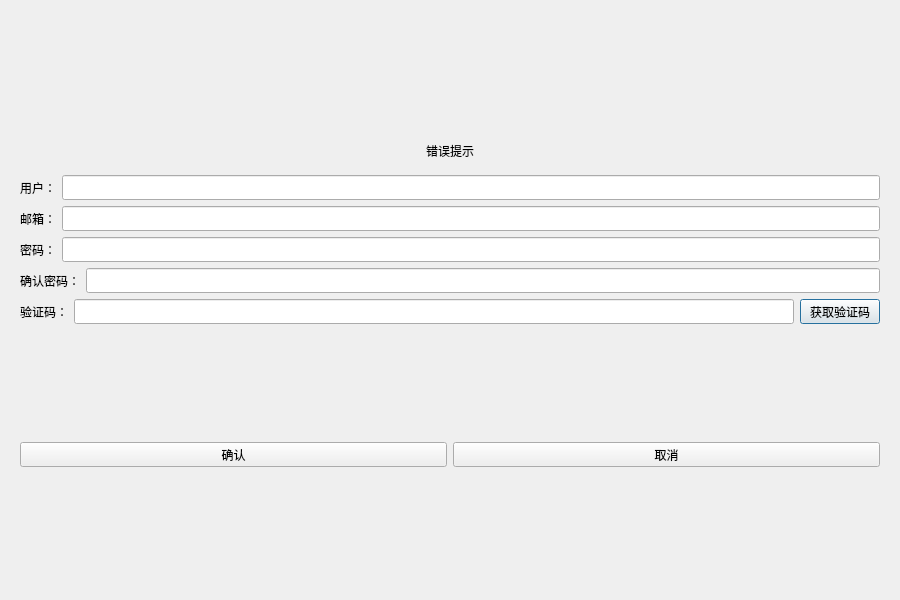
<?xml version="1.0" encoding="UTF-8"?>
<ui version="4.0">
 <class>RegisterDialog</class>
 <widget class="QDialog" name="RegisterDialog">
  <property name="geometry">
   <rect>
    <x>0</x>
    <y>0</y>
    <width>900</width>
    <height>600</height>
   </rect>
  </property>
  <property name="minimumSize">
   <size>
    <width>900</width>
    <height>600</height>
   </size>
  </property>
  <property name="maximumSize">
   <size>
    <width>900</width>
    <height>600</height>
   </size>
  </property>
  <property name="windowTitle">
   <string>RegisterDialog</string>
  </property>
  <layout class="QGridLayout" name="gridLayout">
   <item row="0" column="0">
    <layout class="QVBoxLayout" name="verticalLayout">
     <item>
      <widget class="QStackedWidget" name="stackedWidget">
       <property name="currentIndex">
        <number>0</number>
       </property>
       <widget class="QWidget" name="page">
        <layout class="QVBoxLayout" name="verticalLayout_2">
         <item>
          <spacer name="verticalSpacer">
           <property name="orientation">
            <enum>Qt::Vertical</enum>
           </property>
           <property name="sizeHint" stdset="0">
            <size>
             <width>20</width>
             <height>40</height>
            </size>
           </property>
          </spacer>
         </item>
         <item>
          <widget class="QWidget" name="widget" native="true">
           <layout class="QVBoxLayout" name="verticalLayout_3">
            <item>
             <widget class="QLabel" name="err_tip">
              <property name="text">
               <string>错误提示</string>
              </property>
              <property name="alignment">
               <set>Qt::AlignCenter</set>
              </property>
             </widget>
            </item>
           </layout>
          </widget>
         </item>
         <item>
          <layout class="QHBoxLayout" name="horizontalLayout">
           <item>
            <widget class="QLabel" name="user_label">
             <property name="text">
              <string>用户：</string>
             </property>
            </widget>
           </item>
           <item>
            <widget class="QLineEdit" name="user_Edit">
             <property name="minimumSize">
              <size>
               <width>0</width>
               <height>25</height>
              </size>
             </property>
             <property name="maximumSize">
              <size>
               <width>16777215</width>
               <height>25</height>
              </size>
             </property>
            </widget>
           </item>
          </layout>
         </item>
         <item>
          <layout class="QHBoxLayout" name="horizontalLayout_2">
           <item>
            <widget class="QLabel" name="email_label">
             <property name="text">
              <string>邮箱：</string>
             </property>
            </widget>
           </item>
           <item>
            <widget class="QLineEdit" name="email_Edit">
             <property name="minimumSize">
              <size>
               <width>0</width>
               <height>25</height>
              </size>
             </property>
             <property name="maximumSize">
              <size>
               <width>16777215</width>
               <height>25</height>
              </size>
             </property>
            </widget>
           </item>
          </layout>
         </item>
         <item>
          <layout class="QHBoxLayout" name="horizontalLayout_3">
           <item>
            <widget class="QLabel" name="pass_label">
             <property name="text">
              <string>密码：</string>
             </property>
            </widget>
           </item>
           <item>
            <widget class="QLineEdit" name="pass_Edit">
             <property name="minimumSize">
              <size>
               <width>0</width>
               <height>25</height>
              </size>
             </property>
             <property name="maximumSize">
              <size>
               <width>16777215</width>
               <height>25</height>
              </size>
             </property>
            </widget>
           </item>
          </layout>
         </item>
         <item>
          <layout class="QHBoxLayout" name="horizontalLayout_4">
           <item>
            <widget class="QLabel" name="label">
             <property name="text">
              <string>确认密码：</string>
             </property>
            </widget>
           </item>
           <item>
            <widget class="QLineEdit" name="confirm_Edit">
             <property name="minimumSize">
              <size>
               <width>0</width>
               <height>25</height>
              </size>
             </property>
             <property name="maximumSize">
              <size>
               <width>16777215</width>
               <height>25</height>
              </size>
             </property>
            </widget>
           </item>
          </layout>
         </item>
         <item>
          <layout class="QHBoxLayout" name="horizontalLayout_5">
           <item>
            <widget class="QLabel" name="varify_label">
             <property name="text">
              <string>验证码：</string>
             </property>
            </widget>
           </item>
           <item>
            <widget class="QLineEdit" name="varify_Edit">
             <property name="minimumSize">
              <size>
               <width>0</width>
               <height>25</height>
              </size>
             </property>
             <property name="maximumSize">
              <size>
               <width>16777215</width>
               <height>25</height>
              </size>
             </property>
            </widget>
           </item>
           <item>
            <widget class="QPushButton" name="get_code">
             <property name="minimumSize">
              <size>
               <width>0</width>
               <height>25</height>
              </size>
             </property>
             <property name="maximumSize">
              <size>
               <width>16777215</width>
               <height>25</height>
              </size>
             </property>
             <property name="text">
              <string>获取验证码</string>
             </property>
            </widget>
           </item>
          </layout>
         </item>
         <item>
          <spacer name="verticalSpacer_2">
           <property name="orientation">
            <enum>Qt::Vertical</enum>
           </property>
           <property name="sizeHint" stdset="0">
            <size>
             <width>20</width>
             <height>40</height>
            </size>
           </property>
          </spacer>
         </item>
         <item>
          <layout class="QHBoxLayout" name="horizontalLayout_6">
           <item>
            <widget class="QPushButton" name="confirm_btn">
             <property name="minimumSize">
              <size>
               <width>0</width>
               <height>25</height>
              </size>
             </property>
             <property name="maximumSize">
              <size>
               <width>16777215</width>
               <height>25</height>
              </size>
             </property>
             <property name="text">
              <string>确认</string>
             </property>
            </widget>
           </item>
           <item>
            <widget class="QPushButton" name="cancel_btn">
             <property name="minimumSize">
              <size>
               <width>0</width>
               <height>25</height>
              </size>
             </property>
             <property name="maximumSize">
              <size>
               <width>16777215</width>
               <height>25</height>
              </size>
             </property>
             <property name="text">
              <string>取消</string>
             </property>
            </widget>
           </item>
          </layout>
         </item>
         <item>
          <spacer name="verticalSpacer_3">
           <property name="orientation">
            <enum>Qt::Vertical</enum>
           </property>
           <property name="sizeHint" stdset="0">
            <size>
             <width>20</width>
             <height>40</height>
            </size>
           </property>
          </spacer>
         </item>
        </layout>
       </widget>
       <widget class="QWidget" name="page_2"/>
      </widget>
     </item>
    </layout>
   </item>
  </layout>
 </widget>
 <resources/>
 <connections/>
</ui>
